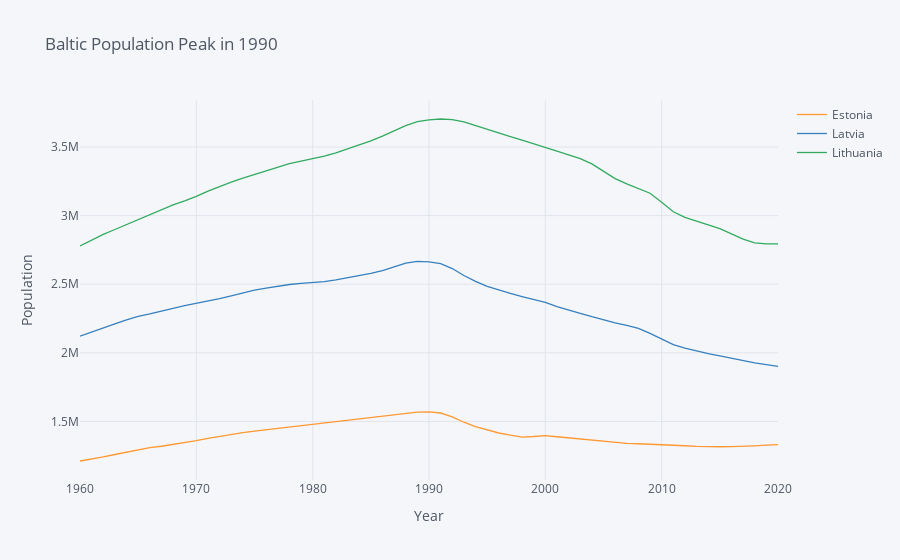

Here is the notebook cell this chart was saved with:
### Code cell
graph_indicator({"SP.POP.TOTL":"Population"}, baltic, "Baltic Population Peak in 1990", "Population")
